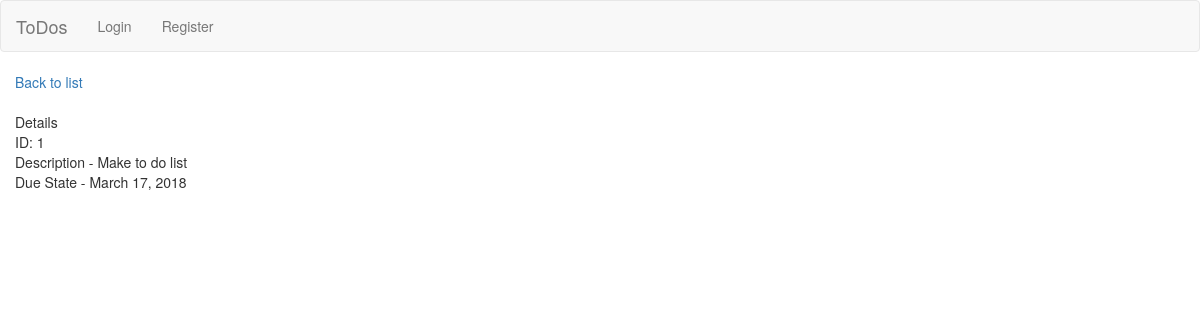
The page /todo/1/ on the database its author committed.
### todos/models.py (models this page shows, shortened)
class Todo(models.Model):
    user =  models.ForeignKey(User, null=True, blank=True)
    description = models.CharField(max_length=128, null=False, blank=False)
    due_date = models.DateField(null=True, blank=True)

### todos/views.py (the view)
# urls.py: url(r'^todo/(?P<pk>\d+)/$', views.todo_details.as_view(), name='todo_details'),
class todo_details(DetailView):
    model = Todo

### todos/templates/todos/todo_detail.html
{% extends 'base.html' %}
{% block body %}
<a href="{% url 'todo_list' %}">Back to list</a><br><br>
Details <br>
ID: {{object.id}} <br>
Description - {{ object.description }} <br>
Due State - {{ object.due_date }}<br>
{% endblock %}

### rows shown on the page
Todo: id "1", description "Make to do list", due_date "March 17, 2018"
